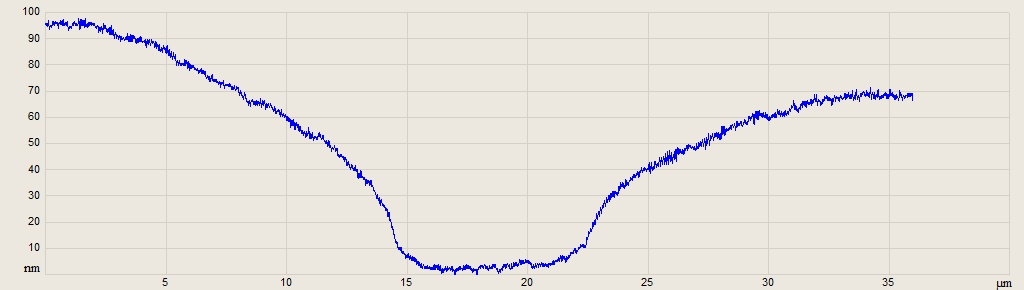
#> input picture profilometry_fft_analyzer/example_data/recipe1_LOTNUM001.000_WAFERID001_MSX_FEATURE_NAME_DIEX0_DIEY0_1228_012213_Section_Ch1.001.jpeg, 1024 x 290 px, given in place of example_profilometry_data.ppm, which was not available
$ python profilometry_fft_analyzer_v0.1.py
#> lines starting #> are read from the running program, lines starting #| are printed output that depends on the picture
import os
import cv2
import numpy as np
import matplotlib.pyplot as plt
from matplotlib.patches import Rectangle
from scipy import ndimage, signal
import json


base_dir = os.path.dirname(os.path.abspath(__file__))
print(base_dir)

datafile_dir = os.path.join(base_dir, r'data_files')
default_corners_path = os.path.join(base_dir, 'default_corners.csv')
default_colors_path = os.path.join(base_dir, 'default_colors.csv')

IMAGE_NAME = 'example_profilometry_data.ppm'
USE_TUNING_RESULTS = True
UM_2_PX = 10
PLOT_DIAGNOSTICS = False

def main():
    params = None
    if USE_TUNING_RESULTS == False:
            params = import_tuning_param()

    if params is not None:
        buffer=params['color_buffer']
        max_gap=params['max_gap_px']
        lambda_c=params['lambda_c_um']
        dx=params['dx_um_per_px']

    else:
        dx=0.1
        lambda_c = 2  # starting guess in um - this is your GUI slider value
        buffer=30
        max_gap=2

    cropped = import_and_crop(IMAGE_NAME, load_default_area_flag=False)
    rgb = select_plot_color(cropped, load_default_color_flag=False)
    x_vals, y_vals = extract_trend(cropped, rgb, buffer=buffer, max_gap=max_gap, interp_gaps=True)
    h, w = cropped.shape[:2]
    plot_scatter(x_vals, y_vals, (h, w))

    y_um = y_vals/UM_2_PX
    y_detrended = detrend_profile(y_um)
    waviness = compute_waviness(y_detrended, lambda_c, dx)

    results = compute_roughness_params(y_detrended, waviness)
    Ra = results["Ra"]
    Rq = results["Rq"]
    roughness = results["roughness_profile"]

    Rz = compute_rz(roughness, dx, sampling_length_um=lambda_c * 5)  # ISO default: 5x lambda_c

    print(f"Ra = {Ra:.4f} um, Rq = {Rq:.4f} um, Rz = {Rz:.4f} um")

    if PLOT_DIAGNOSTICS == True:
        # For picking a good lambda_c range interactively:
        freqs, mag = diagnostic_spectrum(y_detrended, dx)
        plot_waviness_overlay(y_detrended, waviness, dx)
        plot_roughness_residual(roughness, dx, Ra=Ra, Rq=Rq)
        plot_frequency_scatter(freqs, mag, lambda_c=lambda_c)


# [53 lines left out: functions import_tuning_param, get_tuning, plot_scatter, plot_frequency_scatter, not called in this run]


def get_image(image_name, display_plot=False):
#> called with image_name = 'example_profilometry_data.ppm', display_plot = False
    image_loc = os.path.join(datafile_dir, image_name)
    image = cv2.imread(image_loc)
#> image is the input picture: shape (290, 1024, 3); mean B, G, R 221.4, 227.5, 231.5

    if image is None:
        raise FileNotFoundError(f'Could not read image at {image_loc} - check path/format.')

    # Convert from BGR to RGB
    image_rgb = cv2.cvtColor(image, cv2.COLOR_BGR2RGB)

    if display_plot == True:
        # Display the image using Matplotlib
        plt.imshow(image_rgb)
        plt.axis('off')
        plt.show()

    return image_rgb


# [4 lines left out: function show_image, not called in this run]


def set_figure_bounds(image_rgb, save_path=default_corners_path):

    h, w = image_rgb.shape[:2]
#> h = 290; w = 1024

    def get_two_clicks():
        """Displays the image and collects exactly two corner clicks.
        Left-click selects corners. Right-click-drag pans. Scroll wheel zooms.
        """
        fig, ax = plt.subplots()
        ax.imshow(image_rgb)
        ax.axis('off')
        ax.set_title(
            'Select two opposing corners of plot area'
        )

        border = Rectangle(
            (0, 0), w, h,
            linewidth=1,
            edgecolor='black',
            facecolor='none'
        )
        ax.add_patch(border)

        ax.set_xlim(0, w)
        ax.set_ylim(h, 0)  # inverted, since imshow has row 0 at the top

        corners = []
        pan_state = {"active": False, "x0": None, "y0": None,
                     "xlim0": None, "ylim0": None}

        # [49 lines left out: functions on_button_press, on_scroll, not called in this run]

        fig.canvas.mpl_connect("button_press_event", on_button_press)
        fig.canvas.mpl_connect("scroll_event", on_scroll)

        plt.show()
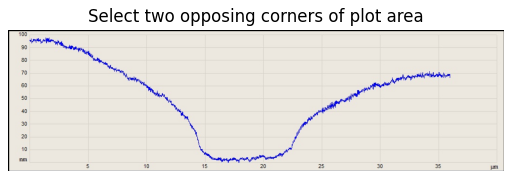
#> figure drawn by matplotlib, 1 panel

        if len(corners) != 2:
#> (the run stopped early here; a loop or call above may not have finished)

$ run again, on profilometry_fft_analyzer/example_data/recipe1_LOTNUM001.000_WAFERID013_MSX_FEATURE_NAME_DIEX0_DIEY0_1228_012213_Section_Ch1.001.jpeg
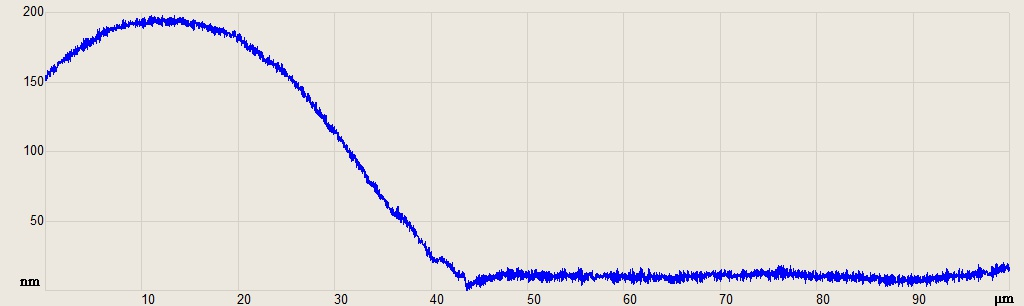
#> input picture profilometry_fft_analyzer/example_data/recipe1_LOTNUM001.000_WAFERID013_MSX_FEATURE_NAME_DIEX0_DIEY0_1228_012213_Section_Ch1.001.jpeg, 1024 x 306 px, given in place of example_profilometry_data.ppm, which was not available
#> in get_image, image is the input picture: shape (306, 1024, 3); mean B, G, R 222, 225.3, 229.2
#> in get_two_clicks, `plt.show()`:
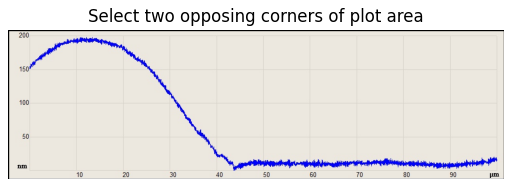
#> figure drawn by matplotlib, 1 panel

$ run again, on profilometry_fft_analyzer/example_data/recipe1_LOTNUM002.000_WAFERID001_MSX_FEATURE_NAME_DIEX0_DIEY0_1228_012213_Section_Ch1.001.jpeg
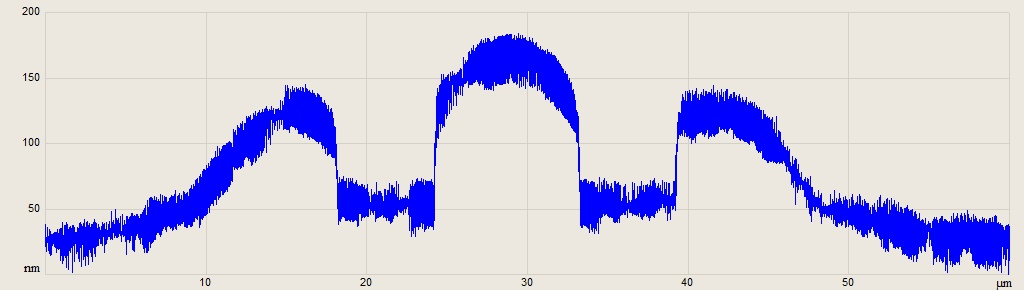
#> input picture profilometry_fft_analyzer/example_data/recipe1_LOTNUM002.000_WAFERID001_MSX_FEATURE_NAME_DIEX0_DIEY0_1228_012213_Section_Ch1.001.jpeg, 1024 x 290 px, given in place of example_profilometry_data.ppm, which was not available
#> in get_image, image is the input picture: shape (290, 1024, 3); mean B, G, R 224.2, 204.4, 207.9
#> in get_two_clicks, `plt.show()`:
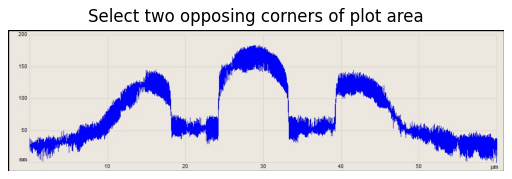
#> figure drawn by matplotlib, 1 panel
